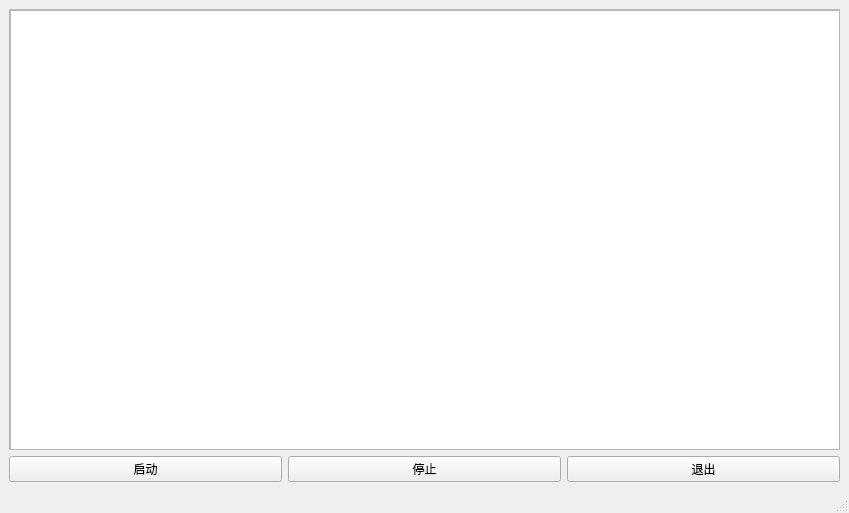
<?xml version="1.0" encoding="UTF-8"?>
<ui version="4.0">
 <class>MainWindow</class>
 <widget class="QMainWindow" name="MainWindow">
  <property name="geometry">
   <rect>
    <x>0</x>
    <y>0</y>
    <width>849</width>
    <height>513</height>
   </rect>
  </property>
  <property name="windowTitle">
   <string>MainWindow</string>
  </property>
  <property name="unifiedTitleAndToolBarOnMac">
   <bool>false</bool>
  </property>
  <widget class="QWidget" name="centralwidget">
   <layout class="QVBoxLayout" name="verticalLayout_2">
    <item>
     <widget class="QScrollArea" name="scrollArea">
      <property name="horizontalScrollBarPolicy">
       <enum>Qt::ScrollBarAlwaysOff</enum>
      </property>
      <property name="widgetResizable">
       <bool>true</bool>
      </property>
      <widget class="QWidget" name="scrollAreaWidgetContents">
       <property name="geometry">
        <rect>
         <x>0</x>
         <y>0</y>
         <width>829</width>
         <height>440</height>
        </rect>
       </property>
       <widget class="QPlainTextEdit" name="plainTextEdit">
        <property name="geometry">
         <rect>
          <x>0</x>
          <y>0</y>
          <width>831</width>
          <height>441</height>
         </rect>
        </property>
       </widget>
      </widget>
     </widget>
    </item>
    <item>
     <layout class="QHBoxLayout" name="horizontalLayout">
      <item>
       <widget class="QPushButton" name="pushButton">
        <property name="text">
         <string>启动</string>
        </property>
       </widget>
      </item>
      <item>
       <widget class="QPushButton" name="pushButton_5">
        <property name="text">
         <string>停止</string>
        </property>
       </widget>
      </item>
      <item>
       <widget class="QPushButton" name="pushButton_3">
        <property name="text">
         <string>退出</string>
        </property>
       </widget>
      </item>
     </layout>
    </item>
   </layout>
  </widget>
  <widget class="QStatusBar" name="statusbar"/>
 </widget>
 <resources/>
 <connections/>
</ui>
